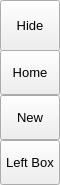
        <widget class="QFrame" name="leftMenuBg">
         <property name="minimumSize">
          <size>
           <width>60</width>
           <height>0</height>
          </size>
         </property>
         <property name="maximumSize">
          <size>
           <width>60</width>
           <height>16777215</height>
          </size>
         </property>
         <property name="frameShape">
          <enum>QFrame::NoFrame</enum>
         </property>
         <property name="frameShadow">
          <enum>QFrame::Raised</enum>
         </property>
         <layout class="QVBoxLayout" name="verticalLayout_3">
          <property name="spacing">
           <number>0</number>
          </property>
          <property name="leftMargin">
           <number>0</number>
          </property>
          <property name="topMargin">
           <number>0</number>
          </property>
          <property name="rightMargin">
           <number>0</number>
          </property>
          <property name="bottomMargin">
           <number>0</number>
          </property>
          <item>
           <widget class="QFrame" name="topLogoInfo">
            <property name="minimumSize">
             <size>
              <width>0</width>
              <height>50</height>
             </size>
            </property>
            <property name="maximumSize">
             <size>
              <width>16777215</width>
              <height>50</height>
             </size>
            </property>
            <property name="frameShape">
             <enum>QFrame::NoFrame</enum>
            </property>
            <property name="frameShadow">
             <enum>QFrame::Raised</enum>
            </property>
            <widget class="QLabel" name="titleLeftApp">
             <property name="geometry">
              <rect>
               <x>70</x>
               <y>8</y>
               <width>160</width>
               <height>20</height>
              </rect>
             </property>
             <property name="font">
              <font>
               <family>Segoe UI Semibold</family>
               <pointsize>12</pointsize>
               <weight>7</weight>
               <italic>false</italic>
               <bold>false</bold>
              </font>
             </property>
             <property name="text">
              <string>PyDracula</string>
             </property>
             <property name="alignment">
              <set>Qt::AlignLeading|Qt::AlignLeft|Qt::AlignTop</set>
             </property>
            </widget>
            <widget class="QLabel" name="titleLeftDescription">
             <property name="geometry">
              <rect>
               <x>70</x>
               <y>27</y>
               <width>160</width>
               <height>16</height>
              </rect>
             </property>
             <property name="maximumSize">
              <size>
               <width>16777215</width>
               <height>16</height>
              </size>
             </property>
             <property name="font">
              <font>
               <family>Segoe UI</family>
               <pointsize>8</pointsize>
               <weight>50</weight>
               <italic>false</italic>
               <bold>false</bold>
              </font>
             </property>
             <property name="text">
              <string>Modern GUI / Flat Style</string>
             </property>
             <property name="alignment">
              <set>Qt::AlignLeading|Qt::AlignLeft|Qt::AlignTop</set>
             </property>
            </widget>
            <widget class="QPushButton" name="toggleButton">
             <property name="geometry">
              <rect>
               <x>0</x>
               <y>0</y>
               <width>60</width>
               <height>51</height>
              </rect>
             </property>
             <property name="sizePolicy">
              <sizepolicy hsizetype="Expanding" vsizetype="Fixed">
               <horstretch>0</horstretch>
               <verstretch>0</verstretch>
              </sizepolicy>
             </property>
             <property name="minimumSize">
              <size>
               <width>0</width>
               <height>45</height>
              </size>
             </property>
             <property name="font">
              <font>
               <family>Segoe UI</family>
               <pointsize>10</pointsize>
               <weight>50</weight>
               <italic>false</italic>
               <bold>false</bold>
              </font>
             </property>
             <property name="cursor">
              <cursorShape>PointingHandCursor</cursorShape>
             </property>
             <property name="layoutDirection">
              <enum>Qt::LeftToRight</enum>
             </property>
             <property name="styleSheet">
              <string notr="true">background-image: url(:/icons/images/icons/icon_menu.png);</string>
             </property>
             <property name="text">
              <string>Hide</string>
             </property>
            </widget>
           </widget>
          </item>
          <item>
           <widget class="QFrame" name="leftMenuFrame">
            <property name="frameShape">
             <enum>QFrame::NoFrame</enum>
            </property>
            <property name="frameShadow">
             <enum>QFrame::Raised</enum>
            </property>
            <layout class="QVBoxLayout" name="verticalMenuLayout">
             <property name="spacing">
              <number>0</number>
             </property>
             <property name="leftMargin">
              <number>0</number>
             </property>
             <property name="topMargin">
              <number>0</number>
             </property>
             <property name="rightMargin">
              <number>0</number>
             </property>
             <property name="bottomMargin">
              <number>0</number>
             </property>
             <item alignment="Qt::AlignTop">
              <widget class="QFrame" name="topMenu">
               <property name="frameShape">
                <enum>QFrame::NoFrame</enum>
               </property>
               <property name="frameShadow">
                <enum>QFrame::Raised</enum>
               </property>
               <layout class="QVBoxLayout" name="verticalLayout_8">
                <property name="spacing">
                 <number>0</number>
                </property>
                <property name="leftMargin">
                 <number>0</number>
                </property>
                <property name="topMargin">
                 <number>0</number>
                </property>
                <property name="rightMargin">
                 <number>0</number>
                </property>
                <property name="bottomMargin">
                 <number>0</number>
                </property>
                <item>
                 <widget class="QPushButton" name="btn_home">
                  <property name="sizePolicy">
                   <sizepolicy hsizetype="Expanding" vsizetype="Fixed">
                    <horstretch>0</horstretch>
                    <verstretch>0</verstretch>
                   </sizepolicy>
                  </property>
                  <property name="minimumSize">
                   <size>
                    <width>0</width>
                    <height>45</height>
                   </size>
                  </property>
                  <property name="font">
                   <font>
                    <family>Segoe UI</family>
                    <pointsize>10</pointsize>
                    <weight>50</weight>
                    <italic>false</italic>
                    <bold>false</bold>
                   </font>
                  </property>
                  <property name="cursor">
                   <cursorShape>PointingHandCursor</cursorShape>
                  </property>
                  <property name="layoutDirection">
                   <enum>Qt::LeftToRight</enum>
                  </property>
                  <property name="styleSheet">
                   <string notr="true">background-image: url(:/icons/images/icons/cil-home.png);</string>
                  </property>
                  <property name="text">
                   <string>Home</string>
                  </property>
                 </widget>
                </item>
                <item>
                 <widget class="QPushButton" name="btn_new">
                  <property name="sizePolicy">
                   <sizepolicy hsizetype="Expanding" vsizetype="Fixed">
                    <horstretch>0</horstretch>
                    <verstretch>0</verstretch>
                   </sizepolicy>
                  </property>
                  <property name="minimumSize">
                   <size>
                    <width>0</width>
                    <height>45</height>
                   </size>
                  </property>
                  <property name="font">
                   <font>
                    <family>Segoe UI</family>
                    <pointsize>10</pointsize>
                    <weight>50</weight>
                    <italic>false</italic>
                    <bold>false</bold>
                   </font>
                  </property>
                  <property name="cursor">
                   <cursorShape>PointingHandCursor</cursorShape>
                  </property>
                  <property name="layoutDirection">
                   <enum>Qt::LeftToRight</enum>
                  </property>
                  <property name="styleSheet">
                   <string notr="true">background-image: url(:/icons/images/icons/cil-file.png);</string>
                  </property>
                  <property name="text">
                   <string>New</string>
                  </property>
                 </widget>
                </item>
               </layout>
              </widget>
             </item>
             <item alignment="Qt::AlignBottom">
              <widget class="QFrame" name="bottomMenu">
               <property name="frameShape">
                <enum>QFrame::NoFrame</enum>
               </property>
               <property name="frameShadow">
                <enum>QFrame::Raised</enum>
               </property>
               <layout class="QVBoxLayout" name="verticalLayout_9">
                <property name="spacing">
                 <number>0</number>
                </property>
                <property name="leftMargin">
                 <number>0</number>
                </property>
                <property name="topMargin">
                 <number>0</number>
                </property>
                <property name="rightMargin">
                 <number>0</number>
                </property>
                <property name="bottomMargin">
                 <number>0</number>
                </property>
                <item>
                 <widget class="QPushButton" name="toggleLeftBox">
                  <property name="sizePolicy">
                   <sizepolicy hsizetype="Expanding" vsizetype="Fixed">
                    <horstretch>0</horstretch>
                    <verstretch>0</verstretch>
                   </sizepolicy>
                  </property>
                  <property name="minimumSize">
                   <size>
                    <width>0</width>
                    <height>45</height>
                   </size>
                  </property>
                  <property name="font">
                   <font>
                    <family>Segoe UI</family>
                    <pointsize>10</pointsize>
                    <weight>50</weight>
                    <italic>false</italic>
                    <bold>false</bold>
                   </font>
                  </property>
                  <property name="cursor">
                   <cursorShape>PointingHandCursor</cursorShape>
                  </property>
                  <property name="layoutDirection">
                   <enum>Qt::LeftToRight</enum>
                  </property>
                  <property name="styleSheet">
                   <string notr="true">background-image: url(:/icons/images/icons/icon_settings.png);</string>
                  </property>
                  <property name="text">
                   <string>Left Box</string>
                  </property>
                 </widget>
                </item>
               </layout>
              </widget>
             </item>
            </layout>
           </widget>
          </item>
         </layout>
        </widget>
